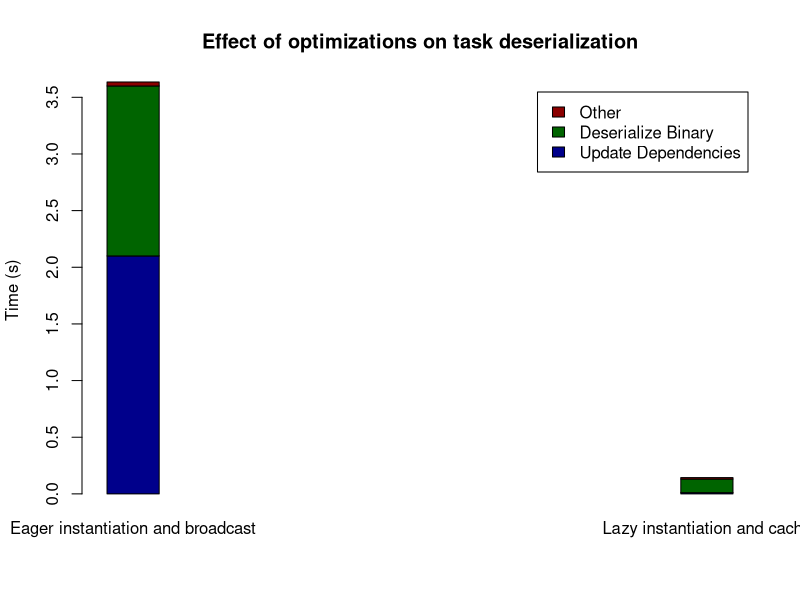

Here is the R script that generated this plot:

pdf("task_deser_micro.pdf")

data <- matrix(c(2.1,1.5,0.035,0.011,0.12,0.013), ncol=2, nrow=3)

barplot(data, main="Effect of optimizations on task deserialization",
        ylab="Time (s)", xlab="", col=c("darkblue","darkgreen", "darkred"), 
        beside=FALSE, space=10,
        names.arg=c("Eager instantiation and broadcast", "Lazy instantiation and cache"), 
        legend=c("Update Dependencies","Deserialize Binary","Other"))
